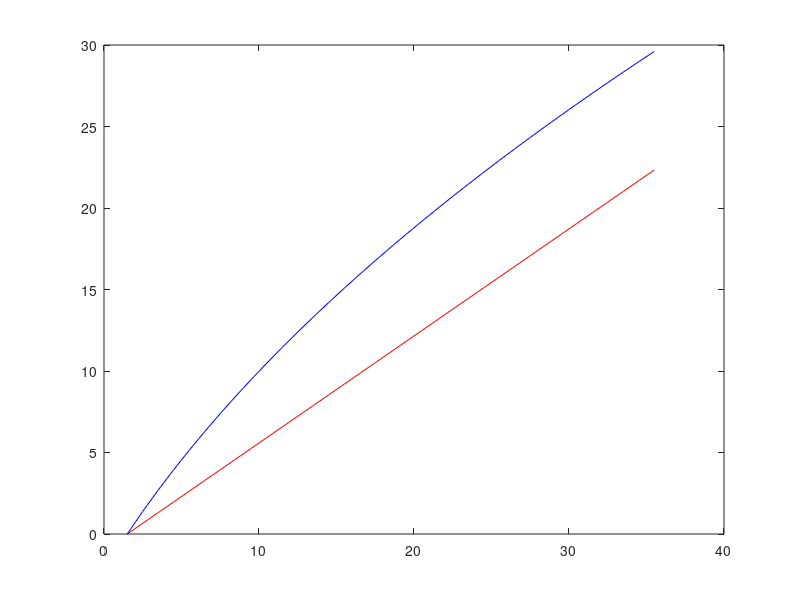

The MATLAB script that drew this image:
%% Compare the equilibrium spacing between Newell and Gipps

% Gipps equilibirum speed 
% /////Ciuffo, Biagio, Vincenzo Punzo, 
% //and Marcello Montanino. 
% //"Thirty Years of Gipps' Car-Following Model: 
% //Applications, Developments, and New Features." 
% //Transportation Research Record: 
% //Journal of the Transportation Research Board 
% //2315 (2012): 89-99. (Eq. 3a)

clear;

v_max = 31.3;  %[m/s]
tau = 0.5; 
theta = 0.2;
b_f = -3;
b_e = -3*1.1;

% for newell
headway = 1.3;
jamgap = 1.5; %[m]
len = 4.5; %[m]

capacity = 2100; % [vphpl]
headway = ...
    (v_max/(capacity/3600)-jamgap-len)/v_max;

for i=6:40
    speed_newell(i-5)=min(v_max,(i-jamgap-len)/headway);
end

for i=6:40
    speed_gipps(i-5)=min(v_max, ...
        max((tau+theta)/(1/-b_f-1/(-b_e))...
        *(-1+sqrt(1+(2*(i-(len+jamgap))*(1/-b_f-1/(-b_e)))/(tau+theta)^2)),0));
end

dis = 6:40;
dis = dis - len;
plot(dis, speed_newell,'r');hold on;
plot(dis, speed_gipps,'b'); hold off;
